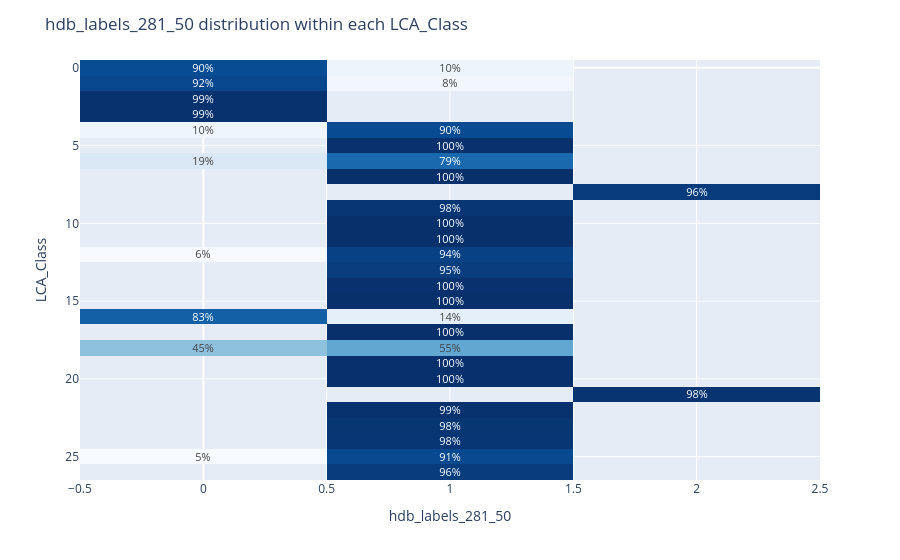

Here is the notebook cell this chart was saved with:
### Code cell
df = pd.read_csv(df_path)
ct = pd.crosstab(df['LCA_Class'], df['hdb_labels_281_50'])
ct_pct = ct.div(ct.sum(axis=1), axis=0)  # row-normalized: % within each LCA_Class
threshold = 0.05
ct_pct_display = ct_pct.where(ct_pct >= threshold, np.nan)

fig = px.imshow(ct_pct_display, text_auto=".0%", aspect="auto", color_continuous_scale="Blues")
fig.update_layout(title="hdb_labels_281_50 distribution within each LCA_Class", coloraxis_showscale = False)
fig.show()

### Figure 1 — Plotly figure (JSON) as saved in the notebook; plotly's stock layout.template omitted (floating-point values rounded to 4 significant figures)
{"data": [{"coloraxis": "coloraxis", "hovertemplate": "hdb_labels_281_50: %{x}<br>LCA_Class: %{y}<br>color: %{z}<extra></extra>", "name": "0", "texttemplate": "%{z:.0%}", "type": "heatmap", "x": [0, 1, 2], "xaxis": "x", "y": [0, 1, 2, 3, 4, 5, 6, 7, 8, 9, 10, 11, 12, 13, 14, 15, 16, 17, 18, 19, 20, 21, 22, 23, 24, 25, 26], "yaxis": "y", "z": [[0.9004, 0.09961, NaN], [0.9176, 0.0824, NaN], [0.9923, NaN, NaN], [0.9938, NaN, NaN], [0.09616, 0.9025, NaN], [NaN, 0.9953, NaN], [0.1937, 0.7942, NaN], [NaN, 0.9992, NaN], [NaN, NaN, 0.9606], [NaN, 0.9804, NaN], [NaN, 1.0, NaN], [NaN, 0.9973, NaN], [0.05933, 0.9384, NaN], [NaN, 0.9535, NaN], [NaN, 0.9951, NaN], [NaN, 0.9998, NaN], [0.8277, 0.1402, NaN], [NaN, 0.9994, NaN], [0.4452, 0.5548, NaN], [NaN, 0.9986, NaN], [NaN, 0.9984, NaN], [NaN, NaN, 0.9847], [NaN, 0.9924, NaN], [NaN, 0.9796, NaN], [NaN, 0.9805, NaN], [0.05333, 0.9119, NaN], [NaN, 0.9574, NaN]]}], "layout": {"coloraxis": {"autocolorscale": false, "colorscale": [[0, "rgb(247,251,255)"], [0.125, "rgb(222,235,247)"], [0.25, "rgb(198,219,239)"], [0.375, "rgb(158,202,225)"], [0.5, "rgb(107,174,214)"], [0.625, "rgb(66,146,198)"], [0.75, "rgb(33,113,181)"], [0.875, "rgb(8,81,156)"], [1, "rgb(8,48,107)"]], "showscale": false}, "margin": {"t": 60}, "title": {"text": "hdb_labels_281_50 distribution within each LCA_Class"}, "xaxis": {"anchor": "y", "domain": [0, 1], "title": {"text": "hdb_labels_281_50"}}, "yaxis": {"anchor": "x", "autorange": "reversed", "domain": [0, 1], "title": {"text": "LCA_Class"}}}}
